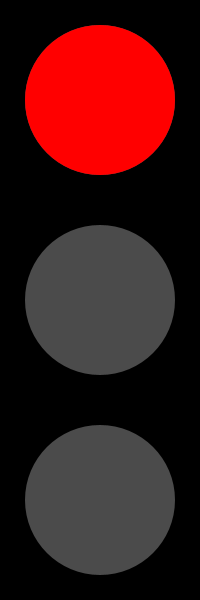
Frame 1 (no input)
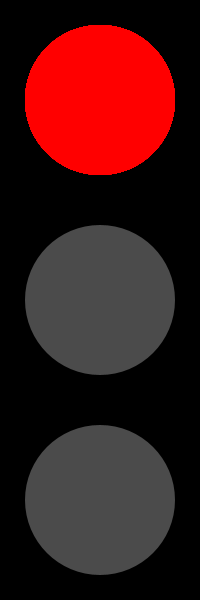
Frame 60 (the mouse pressed at the canvas centre just before this capture)
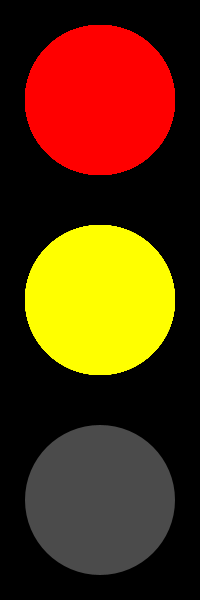
Frame 120 (the mouse held since frame 60 and released just before this capture)

The Processing sketch that drew these frames (run headless with seeded random() and noise(); from frame 60 on, the mouse is pressed at the canvas centre):

// Processing sketch: Task3
// ── Task3.pde
/*
3.a Draw a traffic light using colors stored in variables - one for each of the 4 colors (background is the 4th).
3.b add a gray color for the turned off effect
3.c have the light turn on/off (green or red) automatically.
*/

color red = color(255, 0, 0);
color yellow = color(255, 255, 0);
color green = color(0, 255, 0);
color bckgrnd = color(0);

boolean on = true;

void setup()
{
  size(200, 600);
  background(bckgrnd);
  noStroke();
  frameRate(30);
  ellipseMode(CENTER);

  // Red light off
  fill(75);
  ellipse(100, 100, 150, 150);

  // Yellow light off
  fill(75);
  ellipse(100, 300, 150, 150);

  // Green light off
  fill(75);
  ellipse(100, 500, 150, 150);
}

void draw()
{
  if (frameCount >= 0 && frameCount <= 100)
  {
    fill(red);
    ellipse(100, 100, 150, 150);
  } else if (frameCount >= 100 && frameCount <= 150)
  {
    fill(yellow);
    ellipse(100, 300, 150, 150);
  } else if (frameCount > 170)
  {
    // Red light off
    fill(75);
    ellipse(100, 100, 150, 150);

    // Yellow light off
    fill(75);
    ellipse(100, 300, 150, 150);

    // Green light ON
    fill(green);
    ellipse(100, 500, 150, 150);
  }
}
